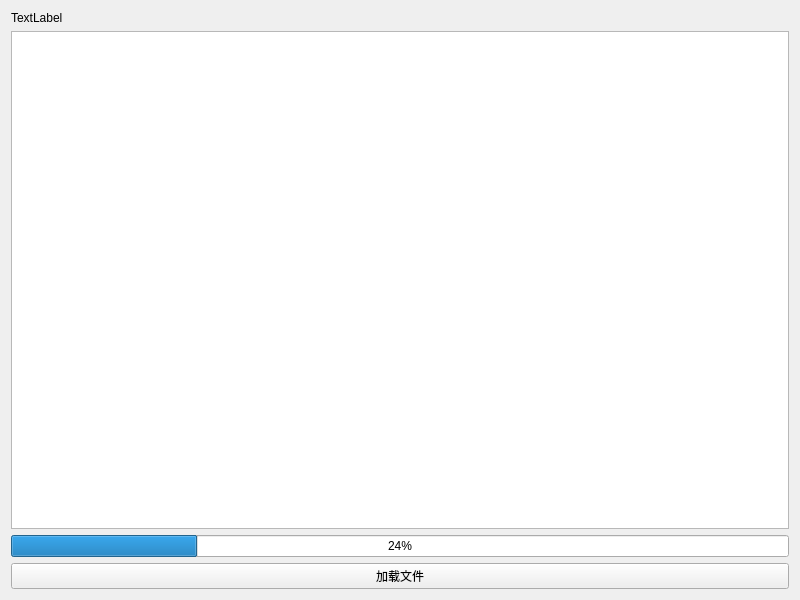
<?xml version="1.0" encoding="UTF-8"?>
<ui version="4.0">
 <class>Widget</class>
 <widget class="QWidget" name="Widget">
  <property name="geometry">
   <rect>
    <x>0</x>
    <y>0</y>
    <width>800</width>
    <height>600</height>
   </rect>
  </property>
  <property name="windowTitle">
   <string>Widget</string>
  </property>
  <layout class="QVBoxLayout" name="verticalLayout">
   <item>
    <widget class="QLabel" name="label">
     <property name="text">
      <string>TextLabel</string>
     </property>
    </widget>
   </item>
   <item>
    <widget class="QTextBrowser" name="textBrowser"/>
   </item>
   <item>
    <widget class="QProgressBar" name="progressBar">
     <property name="value">
      <number>24</number>
     </property>
    </widget>
   </item>
   <item>
    <widget class="QPushButton" name="pushButton">
     <property name="text">
      <string>加载文件</string>
     </property>
    </widget>
   </item>
  </layout>
 </widget>
 <resources/>
 <connections/>
</ui>
